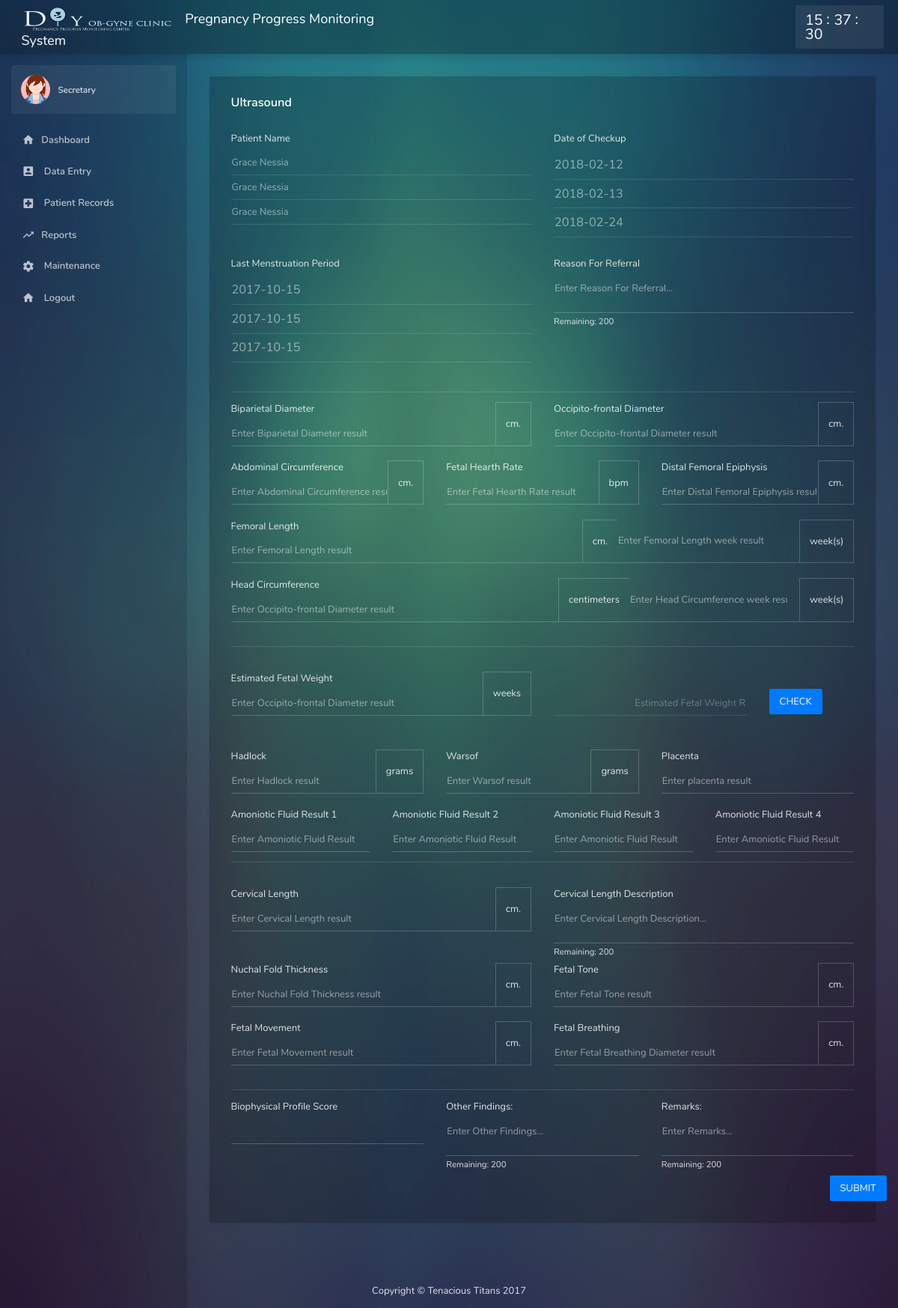
Screenshot of /admin/PatientLaboratory-Ultrasound.php?id5=9 with the database file from the repository.
### tables this page shows
CREATE TABLE `schedule` (
  `sched_ID` int(11) NOT NULL AUTO_INCREMENT,
  `patient_ID` int(11) NOT NULL,
  `sched_Date` date NOT NULL,
  `sched_Time` time NOT NULL,
  `sched_status` varchar(10) NOT NULL,
  `month` char(3) NOT NULL,
  `year` char(4) NOT NULL,
  PRIMARY KEY (`sched_ID`)
);

CREATE TABLE `patient` (
  `patient_ID` int(5) NOT NULL AUTO_INCREMENT,
  `patient_firstName` varchar(15) NOT NULL,
  `patient_lastName` varchar(15) NOT NULL,
  `patient_address` varchar(30) NOT NULL,
  `patient_contactNumber` varchar(15) NOT NULL,
  `patient_bloodType` varchar(5) NOT NULL,
  `patient_Age` int(5) NOT NULL,
  `patient_Name` varchar(30) NOT NULL,
  `patient_time` varchar(15) NOT NULL,
  `patient_LMP` date NOT NULL,
  `month` char(3) NOT NULL,
  `year` char(4) NOT NULL,
  PRIMARY KEY (`patient_ID`)
);

### admin/PatientLaboratory-Ultrasound.php (the view, shortened to what the rows shown need)
<!DOCTYPE html>
<html lang="en">
<head>
        <link rel="stylesheet" href="vendors/bower_components/material-design-iconic-font/dist/css/material-design-iconic-font.min.css">
        <link rel="stylesheet" href="vendors/bower_components/animate.css/animate.min.css">
        <link rel="stylesheet" href="vendors/bower_components/jquery.scrollbar/jquery.scrollbar.css">
        <link rel="stylesheet" href="vendors/bower_components/select2/dist/css/select2.min.css">
        <link rel="stylesheet" href="vendors/bower_components/fullcalendar/dist/fullcalendar.min.css">
        <link rel="stylesheet" href="vendors/bower_components/dropzone/dist/dropzone.css">
        <link rel="stylesheet" href="vendors/bower_components/flatpickr/dist/flatpickr.min.css" />
        <link rel="stylesheet" href="vendors/bower_components/nouislider/distribute/nouislider.min.css">
        <link rel="stylesheet" href="vendors/bower_components/bootstrap-colorpicker/dist/css/bootstrap-colorpicker.css">
        <link rel="stylesheet" href="vendors/bower_components/trumbowyg/dist/ui/trumbowyg.min.css">
        <link rel="stylesheet" href="vendors/bower_components/rateYo/min/jquery.rateyo.min.css">
        <link rel="stylesheet" href="css/app.min.css">
        <link rel="stylesheet" href="demo/css/demo.css">
    </head>
    <body data-sa-theme="7" onload="myFunction()">
        <main class="main">
            <header class="header">
                <div class="logo hidden-sm-down">
                    <h1 style="font-size: 18px;"><a href="index.php"><img src="../images/logo.png" height="35px" width="200px">&nbsp;&nbsp;&nbsp; Pregnancy Progress Monitoring System</a></h1>
                </div>
            </header>
        <section class="content">
            <div class="card">
                <form method="POST" action="actions/ultrasoundAction.php">
                <div class="card-body">
                    <h2 class="card-title">Ultrasound</h2>
                <div class="row">
                        <div class="col-md-6">
                            <div class="form-group">
                                <label>Patient Name</label>
                                <?php
                                include "dbconnect.php";
                                $id = $_GET['id5'];
                                $pat = $connect->query("SELECT * FROM `schedule` INNER JOIN `patient` on schedule.patient_ID = patient.patient_ID WHERE schedule.patient_ID = '$id'") or die(mysqli_error());
                                while($fetch = $pat->fetch_array()){?>
                                <input name = "patientUltra" type="text" class="form-control" value="<?php echo $fetch['patient_Name']?>"  disabled>
                                <?php } ?>
                            </div>
                        </div>
                        <div class="col-md-6">
                            <div class="form-group">
                                <label>Date of Checkup</label>
                                <?php include "dbconnect.php";
                            $pat = $connect->query("SELECT * FROM `schedule` INNER JOIN `patient` on schedule.patient_ID = patient.patient_ID WHERE schedule.patient_ID = '$id'") or die(mysqli_error());
                            while($fetch = $pat->fetch_array()){ ?>
                        <input type="date" class="form-control form-control-lg date-picker" value="<?php echo $fetch['sched_Date']; ?>" name="pat_date"  placeholder="Enter Date of Chekup"  disabled>
                        <?php } ?>
                            </div>
                        </div>
                    </div>
                    <div class="row">
                        <div class="col-md-6">
                            <div class="form-group">
                                    <label>Last Menstruation Period</label>
                                    <?php include "dbconnect.php";
                            $pat = $connect->query("SELECT * FROM `schedule` INNER JOIN `patient` on schedule.patient_ID = patient.patient_ID WHERE schedule.patient_ID = '$id'") or die(mysqli_error());
                            while($fetch = $pat->fetch_array()){ ?>
                        <input type="text" class="form-control form-control-lg " value="<?php echo $fetch['patient_LMP']; ?>" name="pat_date"  disabled>
                        <?php } ?>
                            </div>
                        </div>
                    </div>
                    <br>
                    <br>
                    <br>
                    <br>
                    <br>
                    <br>
                    <br>
                    <br>
                    <br>
                    <br>
                </div>
            </form>
            </div>
        </section>
        </main>
<?php include("includes/footer.php"); ?>
    </body>
</html>

### rows the page displays
schedule: patientUltra "Grace Nessia", pat_date "2018-02-12", pat_date "2017-10-15"
schedule: patientUltra "Grace Nessia", pat_date "2018-02-13", pat_date "2017-10-15"
schedule: patientUltra "Grace Nessia", pat_date "2018-02-24", pat_date "2017-10-15"
